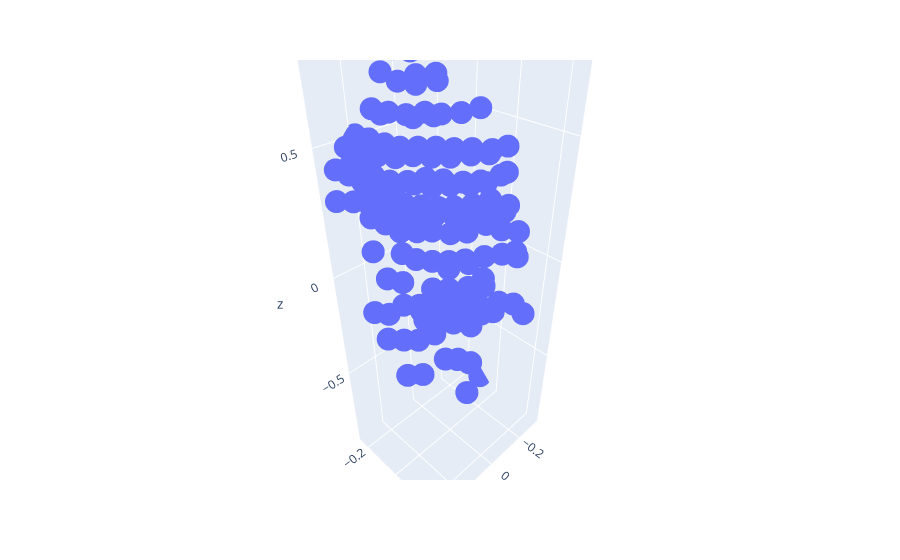

Notebook code for this chart:
### Markdown cell above
Lets take a second to visualize a few point clouds that we are going to train our model on. You might need to rotate the visualization before you can actually see the object being represented by the points.

### Code cell
from vision.utils import plot_cloud_from_file

plot_cloud_from_file('data/sweeps/PEDESTRIAN/11.txt')

### Figure 1 — Plotly figure (JSON) as saved in the notebook; plotly's stock layout.template omitted (floating-point values rounded to 4 significant figures; data arrays with more than 128 entries replaced by an {"elided": "..."} marker saying what was removed)
{"data": [{"hovertemplate": "x=%{x}<br>y=%{y}<br>z=%{z}<extra></extra>", "legendgroup": "", "marker": {"color": "#636efa", "symbol": "circle"}, "mode": "markers", "name": "", "scene": "scene", "showlegend": false, "type": "scatter3d", "x": {"elided": "153 float values"}, "y": {"elided": "153 float values"}, "z": {"elided": "153 float values"}}], "layout": {"legend": {"tracegroupgap": 0}, "margin": {"t": 60}, "scene": {"domain": {"x": [0, 1], "y": [0, 1]}, "xaxis": {"title": {"text": "x"}}, "yaxis": {"title": {"text": "y"}}, "zaxis": {"title": {"text": "z"}}}}}
